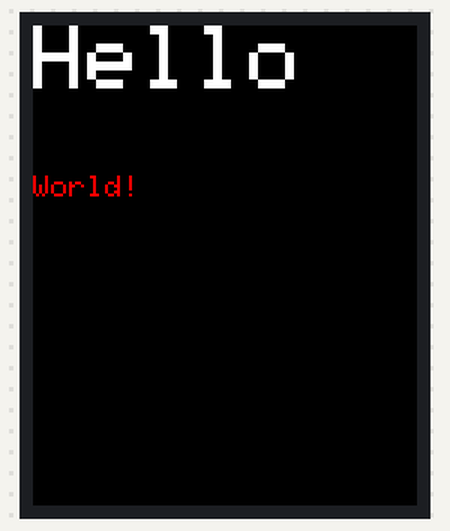
Simulated run of this sketch. Board: Arduino Uno, built with avr-gcc and run on an emulated ATmega328P. On the bench: 128×160 colour display.

Above: at 0.2 s.

The sketch:

test.ino
```cpp
#include <Adafruit_GFX.h>
#include <Adafruit_ST7735.h>
#include <gfxfont.h>


#define TFT_CS  9
#define TFT_RST 12
#define TFT_DC  8
#define SCREEN_DI 128;

Adafruit_ST7735 tft = Adafruit_ST7735(TFT_CS, TFT_DC, TFT_RST);

void setup() {
  // put your setup code here, to run once:
  tft.initR(INITR_BLACKTAB);

  tft.fillScreen(ST7735_BLACK);

  tft.setCursor(0, 0);
  tft.setTextColor(ST7735_WHITE);
  tft.setTextSize(3);
  tft.println("Hello");

  tft.setFont();

  tft.setTextSize(0);

  tft.setCursor(0, 50);
  tft.setTextColor(ST7735_RED);
  tft.println("World!");

  tft.setFont();
}
```
